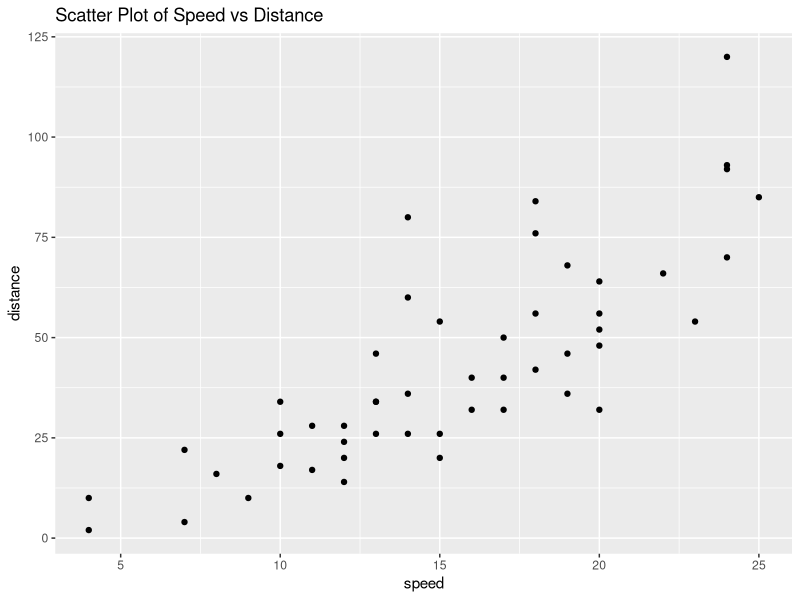
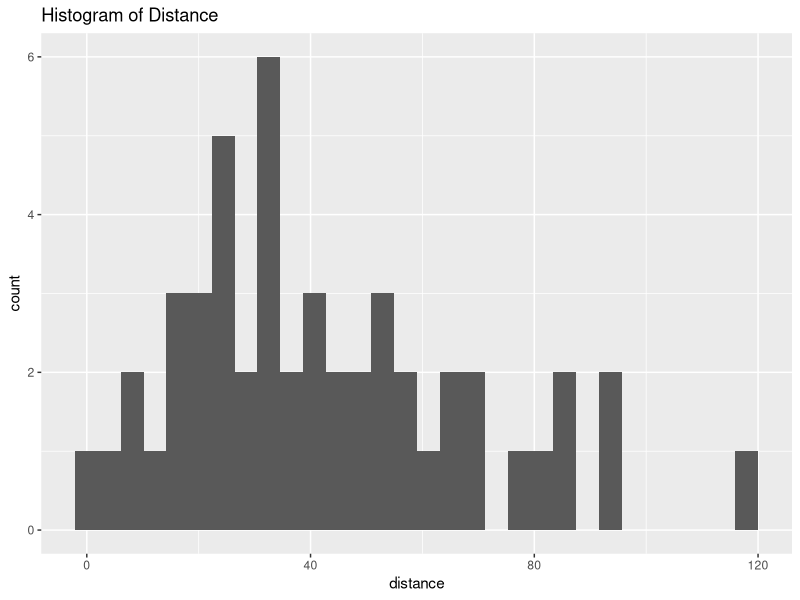
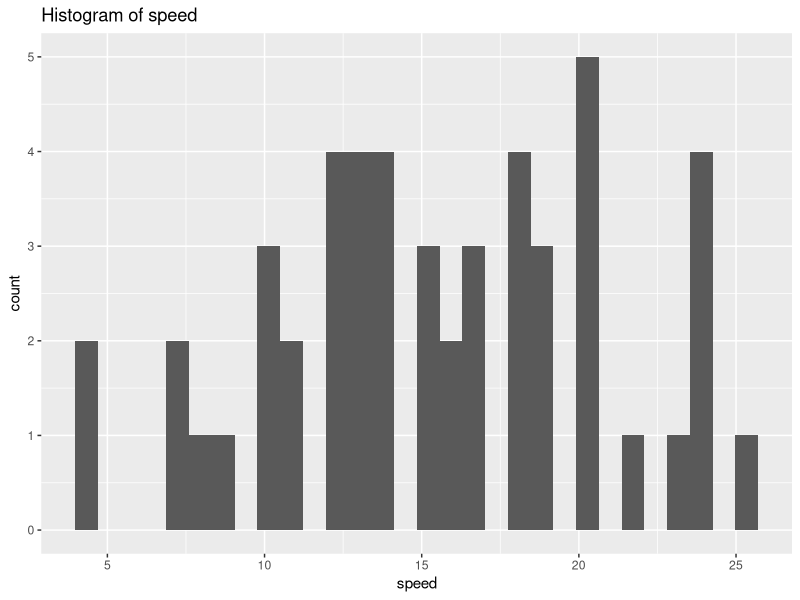
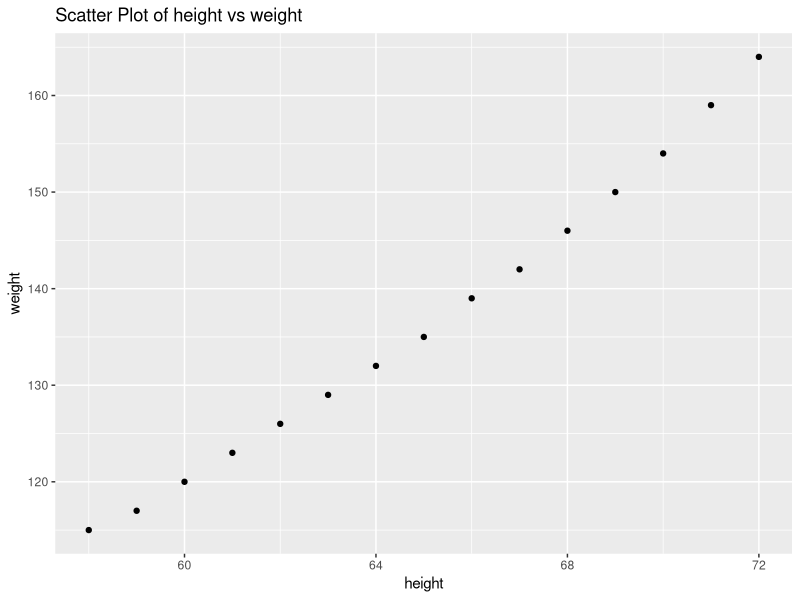
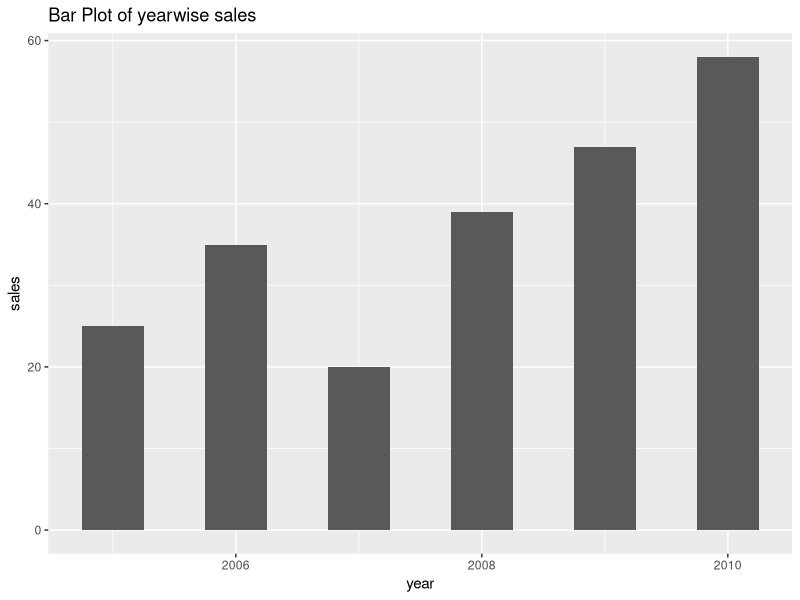
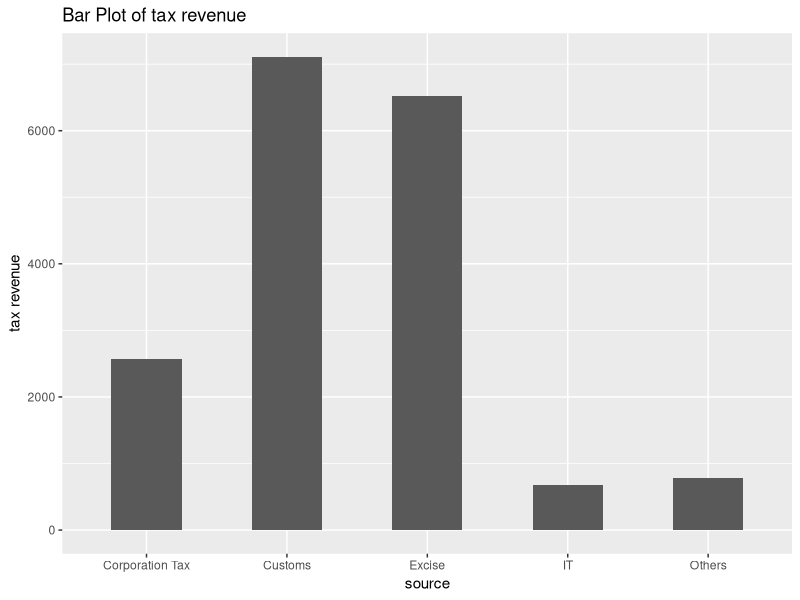
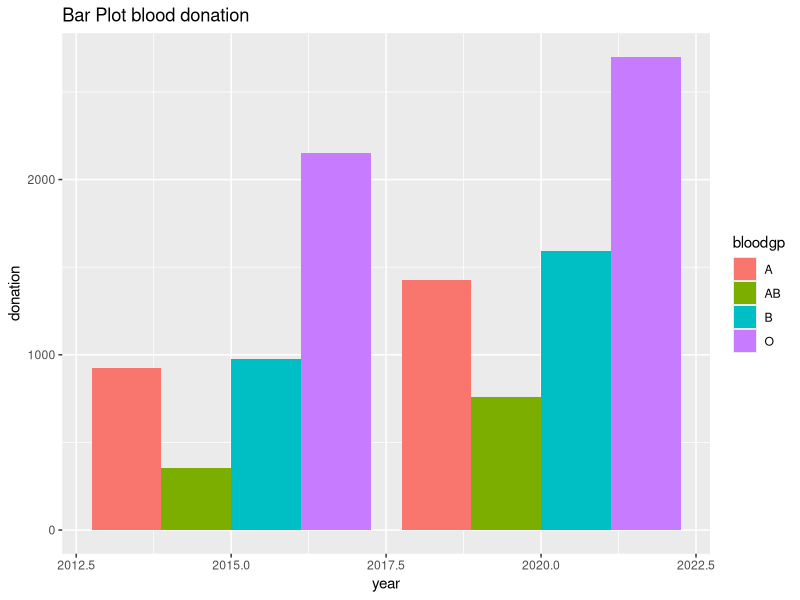
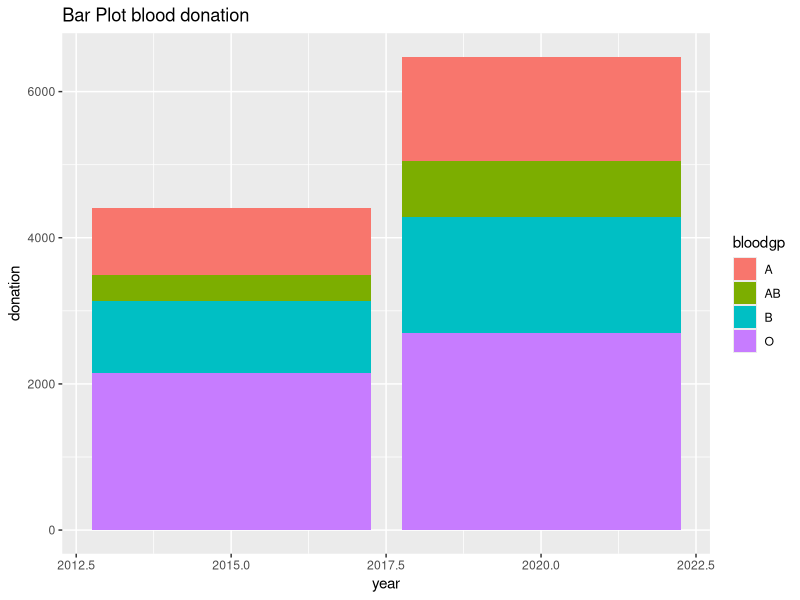

These figures' R source, in order:
##### Pract1
##### Data Exploration & Cleaning #######
#1
rm(list=ls())
Z=c(14.5,16.7,18.8,10.3,NA,11.5,19.5,20.6)
mean(Z)
Z[is.na(Z)]=mean(Z,na.rm=TRUE)
Z
mean(Z)
var(Z)
class(Z)
str(Z)
dim(Z)

#2
rm(list=ls())
ht=c(5.1,5.3,4.10,5.6,6.1,5.2,NA,4.5)
wt=c(70,69,55,65,110,NA,60,52)
ht1=na.omit(ht)
wt1=na.omit(wt)
mean(ht1)
var(ht1)
mean(wt1)
var(wt1)
ht[is.na(ht)]=mean(ht,na.rm=TRUE)
wt[is.na(wt)]=mean(wt,na.rm=TRUE)
mean(ht)
var(ht)
mean(wt)
var(wt)
#We notice that after imputation the mean remains the same, but the variance reduces
cor(ht,wt)

#3
rm(list = ls())
data("cars")
help(cars)
#The data give the speed of cars and the distances taken to stop. Note that the data were recorded in the 1920s.
attach(cars)
class(cars)
str(cars)
dim(cars)
head(cars)
tail(cars)

#4
rm(list = ls())
data("attenu")
help("attenu")
attach(attenu)
#This data gives peak accelerations measured at various observation stations for 23 earthquakes in California. The data have been used by various workers to estimate the attenuating affect of distance on ground acceleration.
class(attenu)
str(attenu)
dim(attenu)
head(attenu)
tail(attenu)


#5
rm(list = ls())
data("airquality")
help("airquality")
#Daily air quality measurements in New York, May to September 1973.
attach(airquality)
class(airquality)
str(airquality)
dim(airquality)
head(airquality)
tail(airquality)

aq=na.omit(airquality)
summary(aq)

Ozone[is.na(Ozone)]=mean(Ozone,na.rm=TRUE)
Solar.R[is.na(Solar.R)]=mean(Solar.R,na.rm=TRUE)
Wind[is.na(Wind)]=mean(Wind,na.rm=TRUE)
Temp[is.na(Temp)]=mean(Temp,na.rm=TRUE)
Month[is.na(Month)]=mean(Month,na.rm=TRUE)
Day[is.na(Day)]=mean(Day,na.rm=TRUE)
aqi=data.frame(Ozone,Solar.R,Wind,Temp,Month,Day)
summary(aqi)
cor(Ozone,Solar.R)

##### Pract2
#1
rm(list = ls())
library(ggplot2)
data("cars")
ggplot(cars,aes(x = speed, y = dist))+geom_point()+xlab("speed")+ylab("distance")+ggtitle("Scatter Plot of Speed vs Distance")
ggplot(cars,aes(x = dist))+geom_histogram()+xlab("distance")+ggtitle("Histogram of Distance")
ggplot(cars,aes(x = speed))+geom_histogram()+xlab("speed")+ggtitle("Histogram of speed")

#2
rm(list = ls())
data("women")
ggplot(women,aes(x = height, y = weight))+geom_point()+xlab("height")+ylab("weight")+ggtitle("Scatter Plot of height vs weight")
#ggplot(women,aes(x = height))+geom_histogram()+xlab("weight")+ggtitle("Histogram of weight")

#3
rm(list = ls())
year=2005:2010
sales=c(25,35,20,39,47,58)
data1=data.frame(year,sales)
ggplot(data1,aes(x = year,y = sales))+geom_bar(stat = "identity",width = 0.5)+xlab("year")+ylab("sales")+ggtitle("Bar Plot of yearwise sales")

#4
rm(list = ls())
source1=c("Excise","Customs","Corporation Tax","IT","Others")
taxrev1=c(6528,7109,2566,670,783)
data1=data.frame(source1,taxrev1)
ggplot(data1,aes(x = source1,y = taxrev1))+geom_bar(stat = "identity",width = 0.5)+xlab("source")+ylab("tax revenue")+ggtitle("Bar Plot of tax revenue")

#5
rm(list = ls())
year=c(rep(2015,4),rep(2020,4))
bloodgp=rep(c("O","A","B","AB"),2)
donation=c(2154,926,975,355,2700,1425,1590,760)
data1=data.frame(year,donation,bloodgp)
ggplot(data1,aes(x = year,y = donation,fill=bloodgp))+geom_bar(stat = "identity",position = "dodge")+ggtitle("Bar Plot blood donation")
ggplot(data1,aes(x = year,y = donation,fill=bloodgp))+geom_bar(stat = "identity",position = "stack")+ggtitle("Bar Plot blood donation")

#6
rm(list = ls())
year=2006:2010
hum=c(2810,3542,4301,5362,6593)
sci=c(890,1363,1662,2071,2752)
com=c(540,471,652,895,1113)
data1=data.frame(year,hum,sci,com)
year2=rep(year,3)
std=c(hum,sci,com)
fac=c(rep(c("Humanities"),5),rep(c("Science"),5),rep(c("Commerce"),5))
data2=data.frame(year2,std,fac)
ggplot(data1,aes(x = year,y = hum+sci+com))+geom_bar(stat = "identity")+xlab("year")+ylab("total no. of students")+ggtitle("Bar Plot of total no. of students")
ggplot(data2,aes(x = year2,y = std,fill=fac))+geom_bar(stat = "identity",position = "dodge")+ggtitle("Bar Plot no. of students in different depts")
ggplot(data2,aes(x = year2,y = std,fill=fac))+geom_bar(stat = "identity",position = "stack")+ggtitle("Bar Plot no. of students in different depts")
